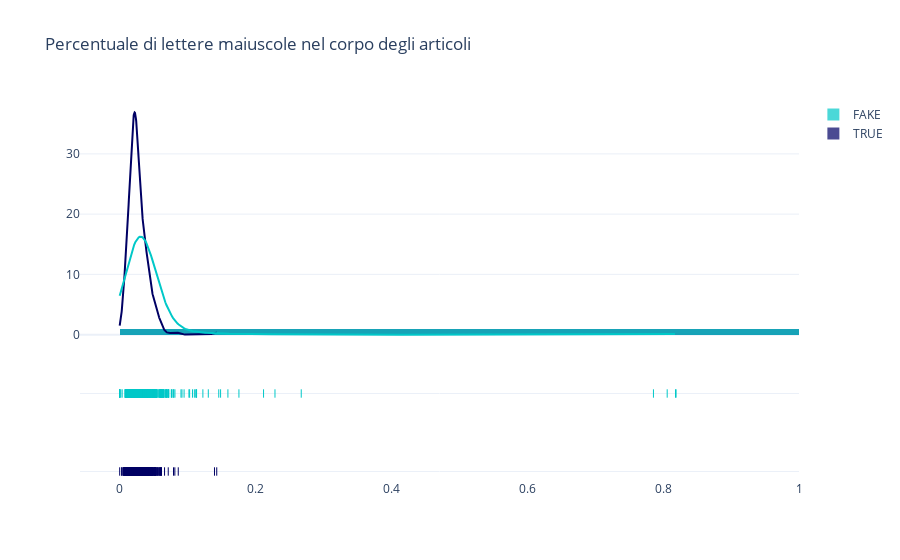

The cell this chart's notebook holds for it:
### Markdown cell above
## Lettere maiuscole nel corpo degli articoli

### Code cell
x1 = dataset.loc[dataset['label']=='TRUE']['text_pct_uppercase']
x2 = dataset.loc[dataset['label'] == 'FAKE']['text_pct_uppercase']

group_labels = ['TRUE', 'FAKE']

colors = ['rgb(0, 0, 100)', 'rgb(0, 200, 200)']

fig = ff.create_distplot(
    [x1, x2], group_labels,colors=colors)

fig.update_layout(title_text='Percentuale di lettere maiuscole nel corpo degli articoli', template="plotly_white")
fig.show()

### Figure 1 — Plotly figure (JSON) as saved in the notebook; plotly's stock layout.template omitted (floating-point values rounded to 4 significant figures; data arrays with more than 128 entries replaced by an {"elided": "..."} marker saying what was removed)
{"data": [{"autobinx": false, "histnorm": "probability density", "legendgroup": "TRUE", "marker": {"color": "rgb(0, 0, 100)"}, "name": "TRUE", "opacity": 0.7, "type": "histogram", "x": {"elided": "586 float values"}, "xaxis": "x", "xbins": {"end": 0.1429, "size": 1, "start": 0}, "yaxis": "y"}, {"autobinx": false, "histnorm": "probability density", "legendgroup": "FAKE", "marker": {"color": "rgb(0, 200, 200)"}, "name": "FAKE", "opacity": 0.7, "type": "histogram", "x": {"elided": "578 float values"}, "xaxis": "x", "xbins": {"end": 0.819, "size": 1, "start": 0}, "yaxis": "y"}, {"legendgroup": "TRUE", "marker": {"color": "rgb(0, 0, 100)"}, "mode": "lines", "name": "TRUE", "showlegend": false, "type": "scatter", "x": {"elided": "500 float values"}, "xaxis": "x", "y": {"elided": "500 float values"}, "yaxis": "y"}, {"legendgroup": "FAKE", "marker": {"color": "rgb(0, 200, 200)"}, "mode": "lines", "name": "FAKE", "showlegend": false, "type": "scatter", "x": {"elided": "500 float values"}, "xaxis": "x", "y": {"elided": "500 float values"}, "yaxis": "y"}, {"legendgroup": "TRUE", "marker": {"color": "rgb(0, 0, 100)", "symbol": "line-ns-open"}, "mode": "markers", "name": "TRUE", "showlegend": false, "type": "scatter", "x": {"elided": "586 float values"}, "xaxis": "x", "y": {"elided": "586 str values"}, "yaxis": "y2"}, {"legendgroup": "FAKE", "marker": {"color": "rgb(0, 200, 200)", "symbol": "line-ns-open"}, "mode": "markers", "name": "FAKE", "showlegend": false, "type": "scatter", "x": {"elided": "578 float values"}, "xaxis": "x", "y": {"elided": "578 str values"}, "yaxis": "y2"}], "layout": {"barmode": "overlay", "hovermode": "closest", "legend": {"traceorder": "reversed"}, "title": {"text": "Percentuale di lettere maiuscole nel corpo degli articoli"}, "xaxis": {"anchor": "y2", "domain": [0, 1], "zeroline": false}, "yaxis": {"anchor": "free", "domain": [0.35, 1], "position": 0}, "yaxis2": {"anchor": "x", "domain": [0, 0.25], "dtick": 1, "showticklabels": false}}}
